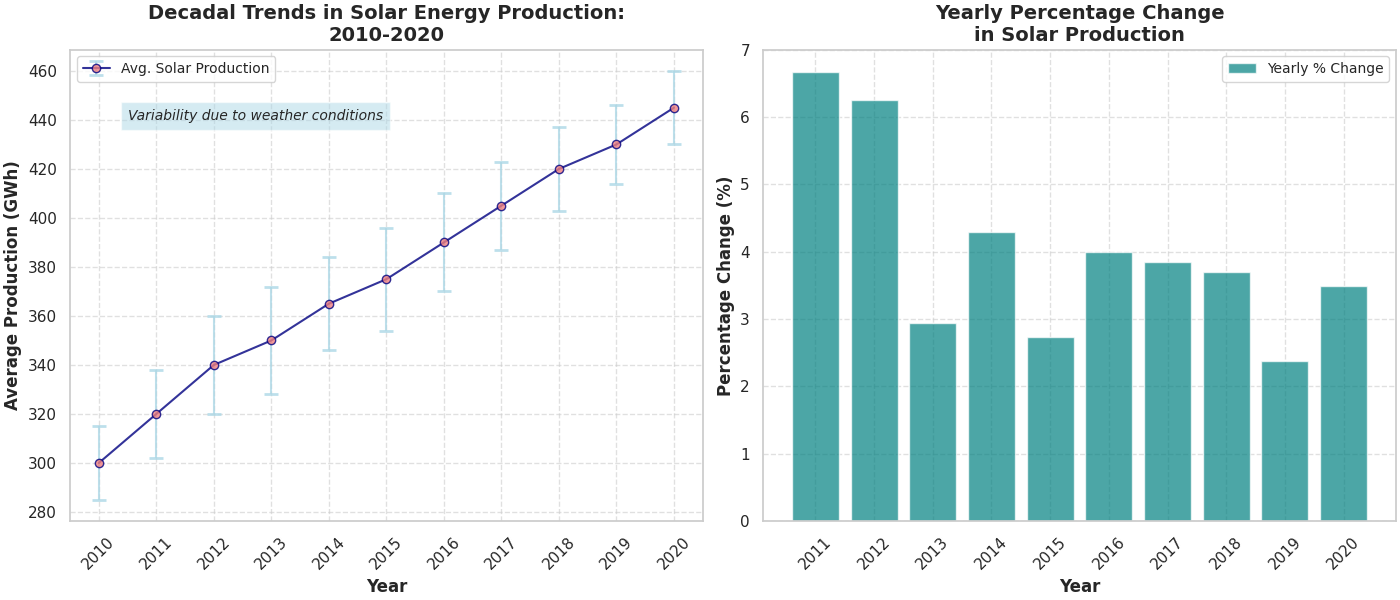

The Python source for this figure:
import matplotlib.pyplot as plt
import numpy as np

# Define the years and average solar energy production (in GWh) for each year
years = np.arange(2010, 2021)
average_production = np.array([300, 320, 340, 350, 365, 375, 390, 405, 420, 430, 445])
error = np.array([15, 18, 20, 22, 19, 21, 20, 18, 17, 16, 15])

# Calculate year-over-year percentage change in solar energy production
percent_change = np.diff(average_production) / average_production[:-1] * 100

# Create subplots: 1 row, 2 columns
fig, axs = plt.subplots(1, 2, figsize=(14, 6), constrained_layout=True)

# First subplot: Line chart with error bars
axs[0].errorbar(
    years, average_production, yerr=error, fmt='-o', color='navy', ecolor='lightblue',
    linestyle='-', capsize=5, capthick=2, markerfacecolor='lightcoral', alpha=0.8, label='Avg. Solar Production'
)
axs[0].set_title('Decadal Trends in Solar Energy Production:\n2010-2020', fontsize=14, fontweight='bold')
axs[0].set_xlabel('Year', fontsize=12, fontweight='bold')
axs[0].set_ylabel('Average Production (GWh)', fontsize=12, fontweight='bold')
axs[0].set_xticks(years)
axs[0].set_xticklabels(years, rotation=45)
axs[0].set_yticks(np.arange(280, 470, 20))
axs[0].grid(True, linestyle='--', alpha=0.6)
axs[0].legend(loc='upper left', fontsize=10)
axs[0].text(2010.5, 440, 'Variability due to weather conditions', fontsize=10, style='italic', bbox={'facecolor': 'lightblue', 'alpha': 0.5, 'pad': 5})

# Second subplot: Bar chart showing percentage change
axs[1].bar(years[1:], percent_change, color='teal', alpha=0.7, label='Yearly % Change')
axs[1].set_title('Yearly Percentage Change\nin Solar Production', fontsize=14, fontweight='bold')
axs[1].set_xlabel('Year', fontsize=12, fontweight='bold')
axs[1].set_ylabel('Percentage Change (%)', fontsize=12, fontweight='bold')
axs[1].set_xticks(years[1:])
axs[1].set_xticklabels(years[1:], rotation=45)
axs[1].grid(True, linestyle='--', alpha=0.6)
axs[1].legend(loc='upper right', fontsize=10)

# Display the plot
plt.show()
